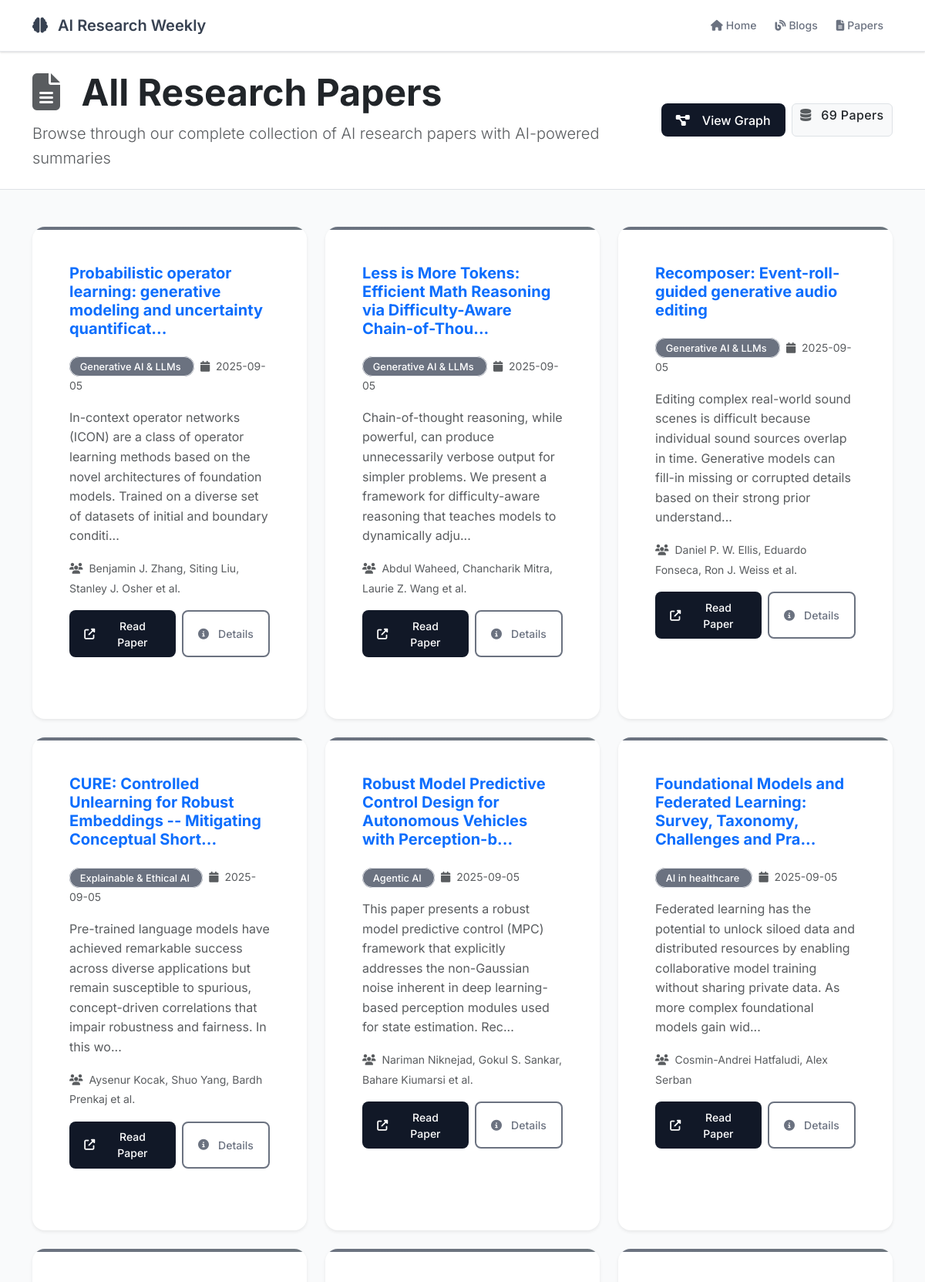
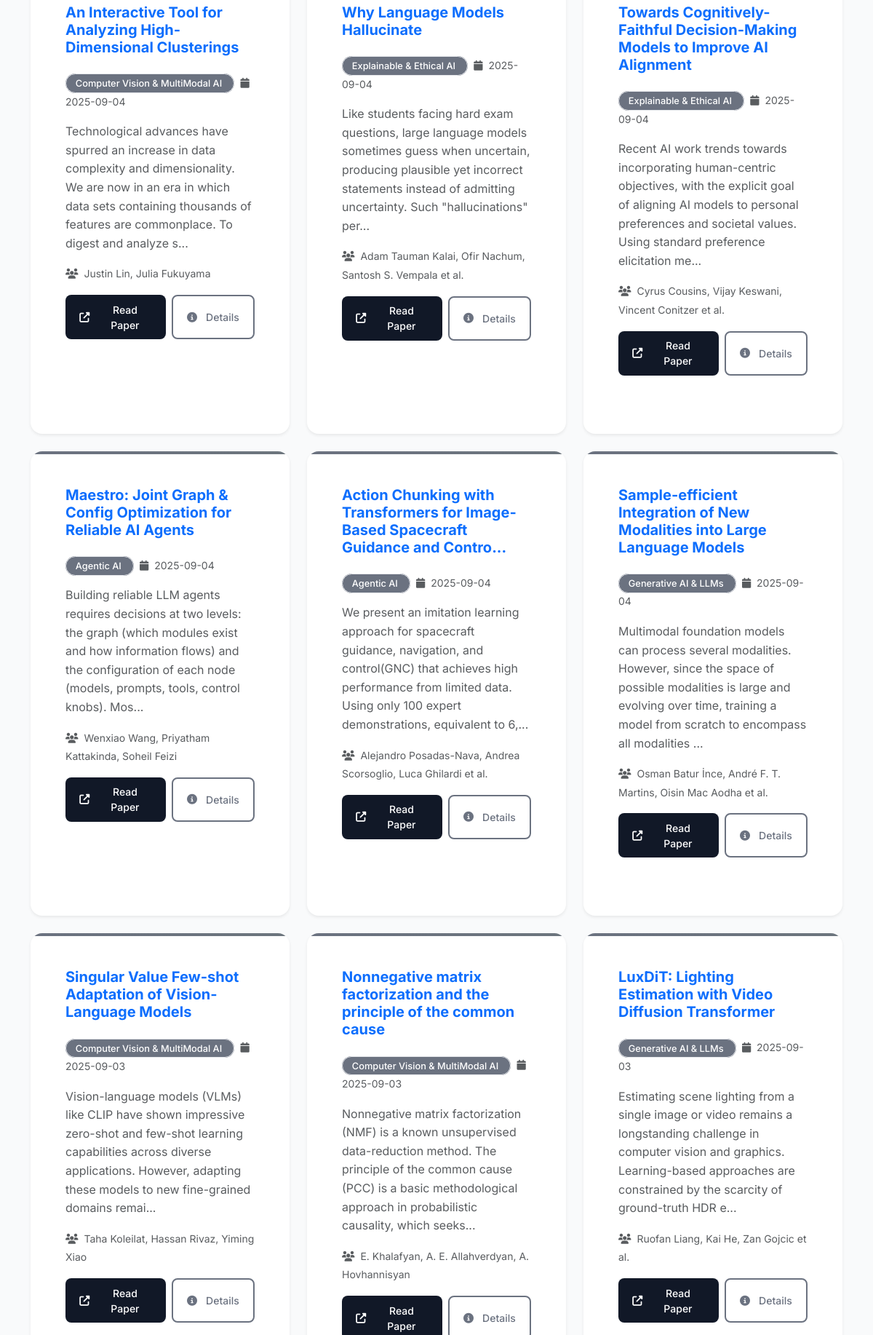
/papers (upper part), run on the app's committed database (2 pictures, top to bottom).
### tables this page shows
CREATE TABLE papers (
                id INTEGER PRIMARY KEY AUTOINCREMENT,
                arxiv_id TEXT UNIQUE NOT NULL,
                title TEXT NOT NULL,
                authors TEXT NOT NULL,
                abstract TEXT NOT NULL,
                categories TEXT NOT NULL,
                published_date TEXT NOT NULL,
                summary TEXT,
                category TEXT,
                novelty_score REAL,
                created_at TIMESTAMP DEFAULT CURRENT_TIMESTAMP,
                updated_at TIMESTAMP DEFAULT CURRENT_TIMESTAMP
            , source TEXT DEFAULT "arxiv", quality_score REAL DEFAULT 0.0, author_h_indices TEXT DEFAULT '[]', author_institutions TEXT DEFAULT '[]', category_cosine_scores TEXT DEFAULT '{}');

### src/web_app.py (the view)
@app.route('/papers')
def papers_list():
    papers = db.get_recent_papers(days=365)  # Get papers from last year
    return render_template('papers_list.html', papers=papers)

### src/database.py (called while the page is built)
def _parse_summary_field(summary_field):
    if not summary_field:
        return None
    try:
        return json.loads(summary_field)
    except (json.JSONDecodeError, TypeError):
        return summary_field

### templates/papers_list.html (shortened to what this page needs)
{% extends "base.html" %}
{% block content %}
<section class="page-header bg-white py-4 border-bottom">
    <div class="container">
        <div class="row align-items-center">
            <div class="col-md-8">
                <h1 class="display-5 fw-bold mb-2 text-dark">
                    <i class="fas fa-file-alt me-3 text-muted"></i>
                    All Research Papers
                </h1>
                <p class="lead mb-0 text-muted">
                    Browse through our complete collection of AI research papers with AI-powered summaries
                </p>
            </div>
            <div class="col-md-4 text-md-end">
                <div class="d-flex gap-2 justify-content-md-end">
                    <a href="{{ url_for('paper_graph') }}" class="btn btn-primary">
                        <i class="fas fa-project-diagram me-2"></i>
                        View Graph
                    </a>
                    <span class="badge bg-light text-dark border fs-6">
                        <i class="fas fa-database me-2 text-muted"></i>
                        {{ papers|length }} Papers
                    </span>
                </div>
            </div>
        </div>
    </div>
</section>
<div class="container py-5">
    {% if papers %}
    <div class="row g-4">
        {% for paper in papers %}
        <div class="col-lg-6 col-xl-4">
            <div class="card paper-card h-100 border-0 shadow-sm">
                <div class="card-body">
                    <div class="d-flex justify-content-between align-items-start mb-3">
                        <div class="flex-grow-1">
                            <h5 class="card-title fw-bold mb-2">
                                <a href="{{ url_for('paper_detail', arxiv_id=paper.arxiv_id) }}" class="text-decoration-none">
                                    {{ paper.title[:80] }}{% if paper.title|length > 80 %}...{% endif %}
                                </a>
                            </h5>
                        </div>
                    </div>
                    <div class="mb-3">
                        <span class="category-badge me-2">
                            {{ paper.category or 'AI/ML' }}
                        </span>
                        <small class="text-muted">
                            <i class="fas fa-calendar me-1"></i>
                            {{ paper.published_data }}
                        </small>
                    </div>
                    <p class="card-text text-muted mb-3">
                        {{ paper.abstract[:200] }}{% if paper.abstract|length > 200 %}...{% endif %}
                    </p>
                    <div class="mb-3">
                        <small class="text-muted">
                            <i class="fas fa-users me-1"></i>
                            {{ paper.authors[:3]|join(', ') }}{% if paper.authors|length > 3 %} et al.{% endif %}
                        </small>
                    </div>
                    <div class="d-flex gap-2">
                        <a href="https://arxiv.org/abs/{{ paper.arxiv_id }}"
                           class="btn btn-primary btn-sm" target="_blank">
                            <i class="fas fa-external-link-alt me-1"></i>
                            Read Paper
                        </a>
                        <a href="{{ url_for('paper_detail', arxiv_id=paper.arxiv_id) }}"
                           class="btn btn-outline-primary btn-sm">
                            <i class="fas fa-info-circle me-1"></i>
                            Details
                        </a>
                    </div>
                </div>
            </div>
        </div>
        {% endfor %}
    </div>
    {% endif %}
</div>
{% endblock %}

### templates/base.html (style rules this page uses)
:root { --primary-color: #6b7280; --secondary-color: #9ca3af; --accent-color: #d1d5db; --text-primary: #374151; --text-secondary: #6b7280; --bg-light: #f9fafb; --bg-white: #ffffff; --border-color: #e5e7eb; --bg-title: #f3f4f6; --success-color: #10b981; --warning-color: #f59e0b; --error-color: #ef4444; --muted-bg: #f9fafb; --card-shadow: 0 1px 3px 0 rgba(0, 0, 0, 0.1), 0 1px 2px 0 rgba(0, 0, 0, 0.06); }
body { font-family: 'Inter', -apple-system, BlinkMacSystemFont, 'Segoe UI', Roboto, sans-serif; line-height: 1.6; color: var(--text-primary); background-color: var(--bg-light); }
.card { border: 1px solid var(--border-color); border-radius: 6px; box-shadow: var(--card-shadow); transition: all 0.2s ease-in-out; background: var(--bg-white); }
.paper-card { background: var(--bg-white); border-left: 2px solid var(--accent-color); }
.category-badge { background: var(--muted-bg); color: var(--text-secondary); padding: 0.25rem 0.5rem; border-radius: 4px; font-size: 0.75rem; font-weight: 500; border: 1px solid var(--border-color); }
.btn-primary { background: #111827; border: none; color: white; }
.btn-outline-primary { border-color: var(--text-secondary); color: var(--text-secondary); border-radius: 4px; padding: 0.5rem 1rem; font-weight: 500; font-size: 0.875rem; transition: all 0.2s ease; }
.badge { font-weight: 500; letter-spacing: 0.025em; }
.btn-sm { padding: 0.375rem 0.75rem; font-size: 0.875rem; border-radius: 4px; }
.paper-card { background: var(--bg-white); border-radius: 12px; padding: 2rem; margin-bottom: 1.5rem; box-shadow: 0 4px 6px rgba(0, 0, 0, 0.1); border-left: 4px solid var(--accent-color); transition: transform 0.2s ease, box-shadow 0.2s ease; }
.paper-card { background: white; border-radius: 16px; padding: 2rem; margin-bottom: 2rem; box-shadow: 0 4px 20px rgba(0,0,0,0.08); border: 1px solid #f1f3f4; transition: all 0.3s ease; position: relative; overflow: hidden; }
.paper-card::before { content: ''; position: absolute; top: 0; left: 0; right: 0; height: 4px; background: linear-gradient(90deg, var(--primary-color), #6c757d); }
.category-badge { background: var(--primary-color); color: white; padding: 0.3rem 0.8rem; border-radius: 20px; font-size: 0.8rem; font-weight: 500; }
.btn { padding: 0.6rem 1.2rem; border-radius: 8px; font-weight: 500; text-decoration: none; display: inline-flex; align-items: center; gap: 0.5rem; transition: all 0.2s ease; border: none; cursor: pointer; }
.btn-outline-primary { background: transparent; color: var(--primary-color); border: 2px solid var(--primary-color); }

### data on the page
papers: title "Probabilistic operator learning: generative modeling and uncertainty quantificat", category "Generative AI & LLMs", published_data "2025-09-05", abstract "In-context operator networks (ICON) are a class of operator learning methods based on the novel architectures of foundation models. Trained on a diverse set of datasets of initial and boundary conditi", authors "Benjamin J. Zhang, Siting Liu, Stanley J. Osher", shows "et al."
papers: title "Less is More Tokens: Efficient Math Reasoning via Difficulty-Aware Chain-of-Thou", category "Generative AI & LLMs", published_data "2025-09-05", abstract "Chain-of-thought reasoning, while powerful, can produce unnecessarily verbose output for simpler problems. We present a framework for difficulty-aware reasoning that teaches models to dynamically adju", authors "Abdul Waheed, Chancharik Mitra, Laurie Z. Wang", shows "et al."
papers: title "Recomposer: Event-roll-guided generative audio editing", category "Generative AI & LLMs", published_data "2025-09-05", abstract "Editing complex real-world sound scenes is difficult because individual sound sources overlap in time. Generative models can fill-in missing or corrupted details based on their strong prior understand", authors "Daniel P. W. Ellis, Eduardo Fonseca, Ron J. Weiss", shows "et al."
papers: title "CURE: Controlled Unlearning for Robust Embeddings -- Mitigating Conceptual Short", category "Explainable & Ethical AI", published_data "2025-09-05", abstract "Pre-trained language models have achieved remarkable success across diverse applications but remain susceptible to spurious, concept-driven correlations that impair robustness and fairness. In this wo", authors "Aysenur Kocak, Shuo Yang, Bardh Prenkaj", shows "et al."
papers: title "Robust Model Predictive Control Design for Autonomous Vehicles with Perception-b", category "Agentic AI", published_data "2025-09-05", abstract "This paper presents a robust model predictive control (MPC) framework that explicitly addresses the non-Gaussian noise inherent in deep learning-based perception modules used for state estimation. Rec", authors "Nariman Niknejad, Gokul S. Sankar, Bahare Kiumarsi", shows "et al."
papers: title "Foundational Models and Federated Learning: Survey, Taxonomy, Challenges and Pra", category "AI in healthcare", published_data "2025-09-05", abstract "Federated learning has the potential to unlock siloed data and distributed resources by enabling collaborative model training without sharing private data. As more complex foundational models gain wid", authors "Cosmin-Andrei Hatfaludi, Alex Serban"
papers: title "An Interactive Tool for Analyzing High-Dimensional Clusterings", category "Computer Vision & MultiModal AI", published_data "2025-09-04", abstract "Technological advances have spurred an increase in data complexity and dimensionality. We are now in an era in which data sets containing thousands of features are commonplace. To digest and analyze s", authors "Justin Lin, Julia Fukuyama"
papers: title "Why Language Models Hallucinate", category "Explainable & Ethical AI", published_data "2025-09-04", abstract "Like students facing hard exam questions, large language models sometimes guess when uncertain, producing plausible yet incorrect statements instead of admitting uncertainty. Such \"hallucinations\" per", authors "Adam Tauman Kalai, Ofir Nachum, Santosh S. Vempala", shows "et al."
papers: title "Towards Cognitively-Faithful Decision-Making Models to Improve AI Alignment", category "Explainable & Ethical AI", published_data "2025-09-04", abstract "Recent AI work trends towards incorporating human-centric objectives, with the explicit goal of aligning AI models to personal preferences and societal values. Using standard preference elicitation me", authors "Cyrus Cousins, Vijay Keswani, Vincent Conitzer", shows "et al."
papers: title "Maestro: Joint Graph & Config Optimization for Reliable AI Agents", category "Agentic AI", published_data "2025-09-04", abstract "Building reliable LLM agents requires decisions at two levels: the graph (which modules exist and how information flows) and the configuration of each node (models, prompts, tools, control knobs). Mos", authors "Wenxiao Wang, Priyatham Kattakinda, Soheil Feizi"
papers: title "Action Chunking with Transformers for Image-Based Spacecraft Guidance and Contro", category "Agentic AI", published_data "2025-09-04", abstract "We present an imitation learning approach for spacecraft guidance, navigation, and control(GNC) that achieves high performance from limited data. Using only 100 expert demonstrations, equivalent to 6,", authors "Alejandro Posadas-Nava, Andrea Scorsoglio, Luca Ghilardi", shows "et al."
papers: title "Sample-efficient Integration of New Modalities into Large Language Models", category "Generative AI & LLMs", published_data "2025-09-04", abstract "Multimodal foundation models can process several modalities. However, since the space of possible modalities is large and evolving over time, training a model from scratch to encompass all modalities", authors "Osman Batur İnce, André F. T. Martins, Oisin Mac Aodha", shows "et al."
papers: title "Singular Value Few-shot Adaptation of Vision-Language Models", category "Computer Vision & MultiModal AI", published_data "2025-09-03", abstract "Vision-language models (VLMs) like CLIP have shown impressive zero-shot and few-shot learning capabilities across diverse applications. However, adapting these models to new fine-grained domains remai", authors "Taha Koleilat, Hassan Rivaz, Yiming Xiao"
papers: title "Nonnegative matrix factorization and the principle of the common cause", category "Computer Vision & MultiModal AI", published_data "2025-09-03", abstract "Nonnegative matrix factorization (NMF) is a known unsupervised data-reduction method. The principle of the common cause (PCC) is a basic methodological approach in probabilistic causality, which seeks", authors "E. Khalafyan, A. E. Allahverdyan, A. Hovhannisyan"
papers: title "LuxDiT: Lighting Estimation with Video Diffusion Transformer", category "Generative AI & LLMs", published_data "2025-09-03", abstract "Estimating scene lighting from a single image or video remains a longstanding challenge in computer vision and graphics. Learning-based approaches are constrained by the scarcity of ground-truth HDR e", authors "Ruofan Liang, Kai He, Zan Gojcic", shows "et al."

### other printed values
{{ papers|length }} "69"
